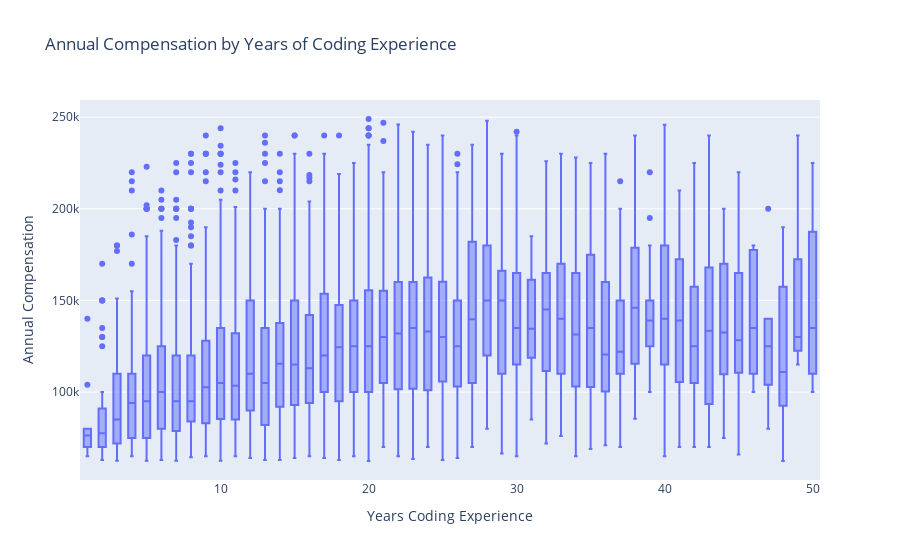

Write notebook code for a chart like this one.
### Markdown cell above
Much more reasonable! Let's try to visualize this one more time with a box plot...

### Code cell
fig = px.box(df, x='YearsCode', y="ConvertedComp",
             labels={
                     "YearsCode": "Years Coding Experience",
                     "ConvertedComp": "Annual Compensation",
                       },
                title="Annual Compensation by Years of Coding Experience"
            )
fig.show()

### Figure 1 — Plotly figure (JSON) as saved in the notebook; plotly's stock layout.template omitted (floating-point values rounded to 4 significant figures; data arrays with more than 128 entries replaced by an {"elided": "..."} marker saying what was removed)
{"data": [{"alignmentgroup": "True", "hovertemplate": "Years Coding Experience=%{x}<br>Annual Compensation=%{y}<extra></extra>", "legendgroup": "", "marker": {"color": "#636efa"}, "name": "", "notched": false, "offsetgroup": "", "orientation": "v", "showlegend": false, "type": "box", "x": {"elided": "5736 str values"}, "x0": " ", "xaxis": "x", "y": {"elided": "5736 int values"}, "y0": " ", "yaxis": "y"}], "layout": {"boxmode": "group", "legend": {"tracegroupgap": 0}, "title": {"text": "Annual Compensation by Years of Coding Experience"}, "xaxis": {"anchor": "y", "domain": [0, 1], "title": {"text": "Years Coding Experience"}}, "yaxis": {"anchor": "x", "domain": [0, 1], "title": {"text": "Annual Compensation"}}}}
